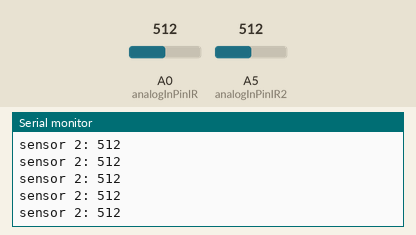
This sketch was run on a simulated Arduino Uno, built with avr-gcc and run on an emulated ATmega328P. On the bench: the last lines printed to the serial monitor. The test bench sets the inputs (shaded band); at power-on: A5 (analogInPinIR2) = 512, A0 (analogInPinIR) = 512.

Above: at 1.2 s.
1.3 s: A5 (analogInPinIR2) set to 716
At 1.31 s:
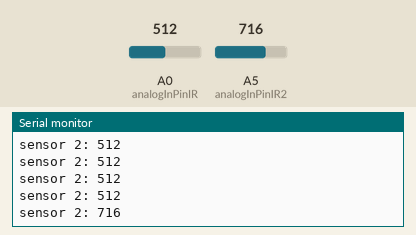
2.8 s: A5 (analogInPinIR2) set to 900
At 2.82 s:
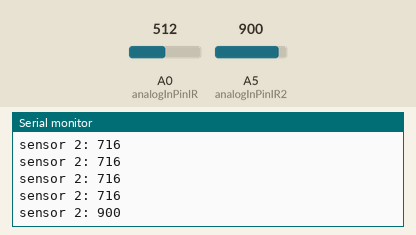
Timing chart, 0 to 5.8 s (numbered marks = the images above; inputs shaded):
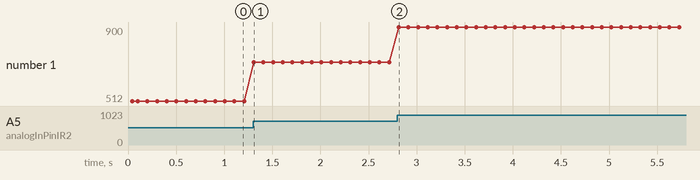

Measured:
- after the input at 1.3 s, the serial monitor: prints a new line at once (image 1)
- after the input at 2.8 s, the serial monitor: prints a new line at once (image 2)
- plotted number 1: 512 → 716 after the input at 1.3 s, 716 → 900 after the input at 2.8 s

The sketch:

ultrasonic.ino
```cpp
/**
 * This program uses either two sensors to determine if a person is coming toward sensor1 or toward sensor2.
 * Default is using infrared. The closer a person is to the IR sensor the bigger the readings
 * The closer a person is to the ultrasonic sensor the smaller the readings.
 */
// Constants
const int analogInPinIR = A0; // Analog input pin that the sensor is attached to --> can use A2 through A5 on UNO
const int analogInPinIR2 = A5;
int THRESHOLD = 60; // any value below THRESHOLD someone stands in front of the sensor
const int IGNORETHRESHOLD = 200; // ignore readings from sensor that doesn't change at least this amount
const int TIMEOUT = 1000; // reset sensor memories after TIMEOUT
int INTERVAL = 100; // delay INTERVAL in miliseconds
// sensor memory values
int IRSensorVal = 0;
int IRSensorVal2 = 0;
int previous = 0;
int previous2 = 0;
int time1 = 0;
int time2 = 0;
boolean passed1 = false;
boolean passed2 = false;
// oprtional. Counter's used in a loop to stop collecting values after a certain amount of time
int counter = 0;

void setup() {
  // initialize serial communications at 9600 bps: <--- BAUD RATE
  Serial.begin(9600);
  Serial.println("Calliberating...");
//  calliberate();
//  Serial.println(THRESHOLD);
  Serial.println("Collecting data now!");
}

void calliberate() {
  // give it time to stabilize
  delay(5000);
  // collect 50 points and use the average as THRESHOLD
  int count = 0;
  for (int i=0; i<50; i++) {
    IRSensorVal = analogRead(analogInPinIR);
    count += IRSensorVal;
    delay(INTERVAL);
  }
  THRESHOLD = count/50;
}

void loop() {
    IRSensorVal = analogRead(analogInPinIR);
    IRSensorVal2 = analogRead(analogInPinIR2);
//    Serial.print("sensor 1: ");
//    Serial.println(IRSensorVal);
    Serial.print("sensor 2: ");
    Serial.println(IRSensorVal2);

    // setting for ultrasonic
//    if (IRSensorVal < THRESHOLD && (IRSensorVal + IGNORETHRESHOLD < previous)) {
    if (IRSensorVal > THRESHOLD && (IRSensorVal - IGNORETHRESHOLD > previous)) {
      time1 = millis();
      if (passed2 && !passed1 && time1 - time2 < 2000) {
        Serial.println("Coming towards sensor1");
        passed2 = false;
        passed1 = false;
      } else {
        passed1 = true;
        passed2 = false;
      }

    } else if (IRSensorVal2 > THRESHOLD && (IRSensorVal2 - IGNORETHRESHOLD > previous2)) {
      time2 = millis();
      if (passed1 && !passed2 && time2 - time1 < 2000) {
        Serial.println("Coming towards sensor2");
        passed2 = false;
        passed1 = false;
      } else {
        passed2 = true;
        passed1 = false;
      }
    }

    delay(INTERVAL);
    previous = IRSensorVal;
    previous2 = IRSensorVal2;
}
```
